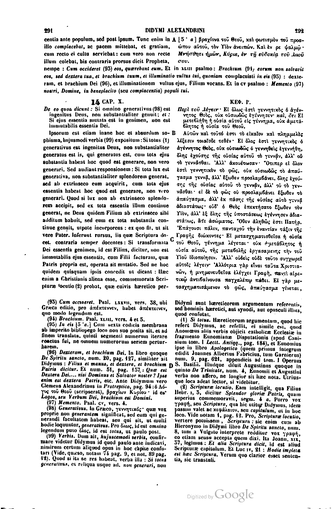
#> input picture ocr/sourcefull/0151.pdf300.png, 333 x 509 px, shrunk from 2088 x 3189 before the run, given in place of example_03.png, which was not available
$ jupyter execute --allow-errors tesseract.ipynb
#> lines starting #> are read from the running program, lines starting #| are printed output that depends on the picture; pictures that were not available may be replaced by others from this repository, and a replacement may not be noted
[cell 1]
#conda install -c conda-forge tesseract
#pip install pytesseract
from matplotlib import pyplot as plt
import cv2
import pytesseract
import re
img = cv2.imread('word/example_03.png')
#> img is the input picture: shape (509, 333, 3); min 0, max 255, mean 219.7


img = cv2.imread('test/0185.pdf300/262-1186-177-36.png')
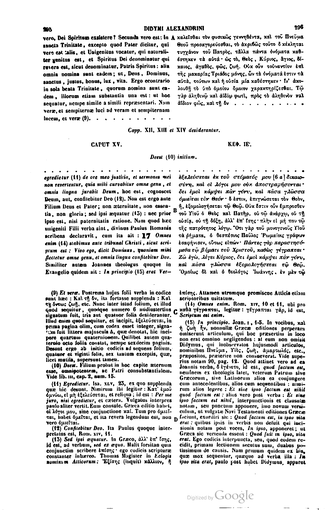
#> input picture ocr/sourcefull/0153.pdf300.png, 333 x 510 px, shrunk from 2088 x 3195 before the run, given in place of 262-1186-177-36.png, which was not available
#> img is the input picture: shape (510, 333, 3); min 0, max 255, mean 222.7
img = cv2.imread('test/0179.pdf300/2314-1499-166-32.png')
img = cv2.imread('test/0164.pdf300/2326-599-165-37.png')

img = cv2.imread('word/patera.png')


img = cv2.imread('word/theos.png')
lexi='Θε.ς'
img = cv2.imread('word/paulos.png')
lexi='Παῦλος'
lexi='Πα.λο.'
img = cv2.imread('word/dauid.png')
lexi="Δαυ.δ"
lexi="Δαυ."
img = cv2.imread('word/gar.png')
lexi='γ.ρ'
img = cv2.imread('word/agion.png')
lexi='.γιον'

img = cv2.imread('word/kyrios.png')
lexi='..ριος'
img = cv2.imread('word/Ihsou.png')
lexi='Ἰησοῦ'

img = cv2.imread('word/pneuma.png')
lexi='.νε.μα'

img = cv2.imread('word/xristou.png')
lexi='.ριστοῦ'
img = cv2.imread('word/korinthiois.png')
lexi='.ορινθ.οις'
img = cv2.imread('word/agenitos.png')
lexi='.γ.νητος'
img = cv2.imread('word/monogeni.png')
lexi='.ονογεν.'

img = cv2.imread('word/ypostateos.png')
lexi='.ποστ.σεως'

img = cv2.imread('word/pantokrator.png')
lexi='.αντοκρ.τωρ'
img = cv2.imread('word/apavgazmatos.png')
lexi='ἀπαυγάσματος'

# [5 lines of commented-out code are left out]
imgarr=[]


#> (the rest of this cell did not finish here and is left out)

[cell 2]
import re
lexiTES='Δαυὶδ'
#lexiTES="The rain in Spain"
x = re.search("Δαυ.δ", lexiTES)
print("000",x)

[cell 3]
from matplotlib import pyplot as plt
import cv2
import pytesseract
import re
img = cv2.imread('sourcefull/0152.pdf300.png')
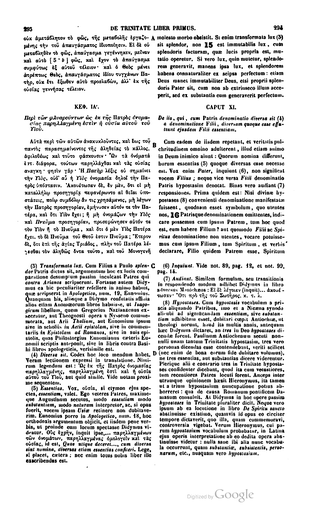
#> input picture ocr/sourcefull/0152.pdf300.png, 333 x 509 px, shrunk from 2088 x 3186 before the run
#> img is the input picture: shape (509, 333, 3); min 0, max 255, mean 220.1
img = cv2.imread('tmp1/p-135.png')
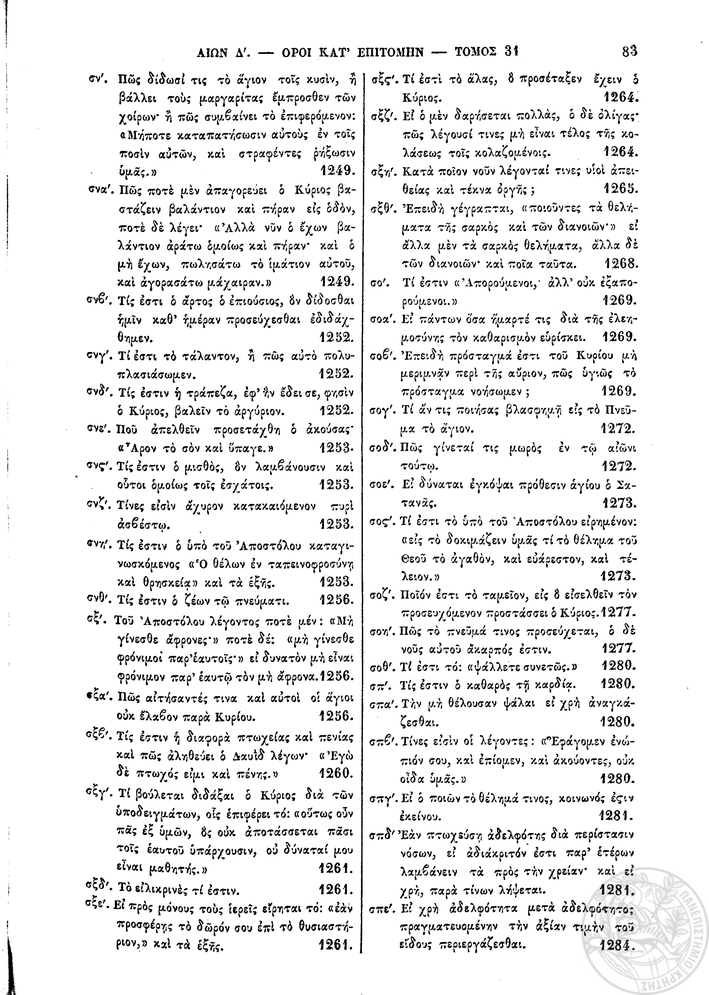
#> input picture ocr/tmp1/p-135.png, 709 x 995 px, shrunk from 4442 x 6235 before the run
#> img is the input picture: shape (995, 709, 3); min 0, max 255, mean 234.3

print(pytesseract.image_to_string(img, lang='grc'))
#> (this line was passed over: pytesseract is not available in this run)
